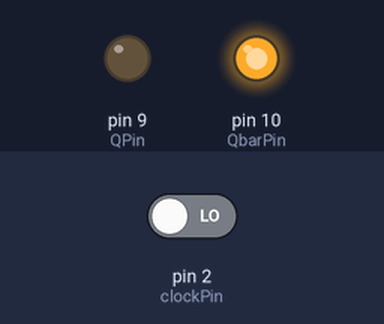
This sketch was run on a simulated Arduino Uno, built with avr-gcc and run on an emulated ATmega328P. Parts: output pins drawn as LEDs (lit = HIGH). The test bench sets the inputs (shaded band); at power-on: pin 2 (clockPin) LOW.

Above: at 0.1 s.
Timing chart, 0 to 1.6 s (numbered marks = the images above):
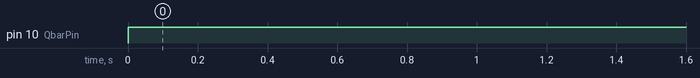

The sketch:

D_FF.ino
```cpp
int D=0;

int Q=0;
int Qbar=1;

int QPin=9; //output Q is obtained from this pin
int QbarPin=10; //output Qbar is obtained from this pin

int DPin=5; //input D is given to this pin

int clockPin=2; //external clock is given to this pin

void setup() {
  // put your setup code here, to run once:

pinMode(DPin,INPUT); //D
pinMode(clockPin,INPUT); //external clock

pinMode(QPin,OUTPUT); //Q
pinMode(QbarPin,OUTPUT);//Qbar

Serial.begin(9600);

}

void loop() {
  // put your main code here, to run repeatedly:

if (Q==0){digitalWrite(QPin,LOW); digitalWrite(QbarPin,HIGH); delay(100);}
if (Q==1){digitalWrite(QPin,HIGH); digitalWrite(QbarPin,LOW); delay(100);}

if(digitalRead(clockPin)==HIGH){ //this executes only when the input given at clockPin is high i.e. Positive level triggered

  D=digitalRead(DPin);

  if (D==0){
    Q=0;
    }

  else {
    Q=1;
    }
    }


}
```

Measured:
- by itself, pin 10 (QbarPin): LOW → HIGH at 0.00 s
